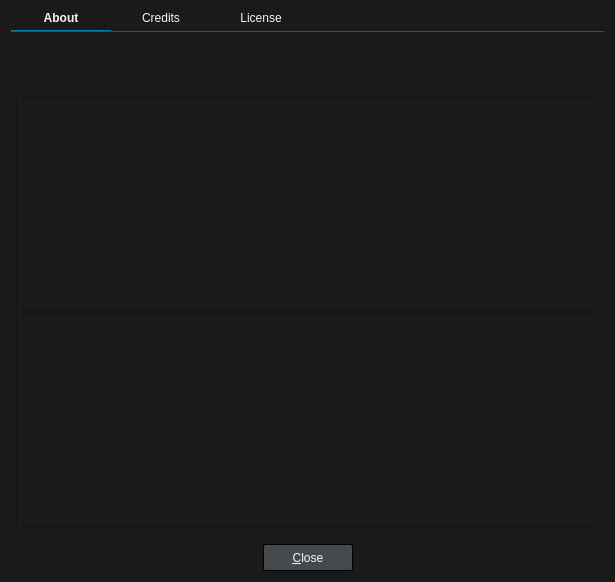
<?xml version="1.0" encoding="UTF-8"?>
<ui version="4.0">
 <class>AboutDialog</class>
 <widget class="QDialog" name="AboutDialog">
  <property name="geometry">
   <rect>
    <x>0</x>
    <y>0</y>
    <width>615</width>
    <height>582</height>
   </rect>
  </property>
  <property name="windowTitle">
   <string>About SPlayer</string>
  </property>
  <property name="styleSheet">
   <string notr="true">QWidget {
	font: 12px &quot;Noto Sans&quot;, &quot;FreeSans&quot;;
	background: #1A1A1A;
	color: whitesmoke;
}

#versionLabel {
	font-size: 26px;
}

/* QPushButton */

QPushButton {
	background: #454A4D;
	border: 1px solid #000;
	border-radius: 2px;
	color: whitesmoke;
	min-width: 76px;
	min-height: 17px;
	padding: 4px 6px;
}
QPushButton:focus {
	border: 1px solid #008098;
	outline: none;
}
QPushButton:pressed {
	background: #2E3133;
}
QPushButton:disabled {
	background: transparent;
	border: 1px solid #454A4D;
	color: #6F6F6F;
}

/* QScrollBar */

QScrollBar:vertical {
	padding-left: 1px;
	width: 6px;
}
QScrollBar::handle:vertical {
	background: #008098;
	border-radius: 2px;
	min-height: 10px;
}
QScrollBar::add-line:vertical,
QScrollBar::sub-line:vertical {
	border: none;
}
QScrollBar::add-page:vertical,
QScrollBar::sub-page:vertical  {
	background: #383838;
	margin: 0 2px;
}
QScrollBar::up-arrow:vertical,
QScrollBar::down-arrow:vertical {
	background: transparent;
}

QScrollBar:horizontal {
	height: 6px;
	padding-top: 1px;
}
QScrollBar::handle:horizontal {
	background: #008098;
	border-radius: 2px;
	min-width: 10px;
}
QScrollBar::add-line:horizontal,
QScrollBar::sub-line:horizontal {
	border: none;
}
QScrollBar::add-page:horizontal,
QScrollBar::sub-page:horizontal {
	background: #383838;
	margin: 2px 0;
}
QScrollBar::left-arrow:horizontal,
QScrollBar::right-arrow:horizontal {
	background: transparent;
}</string>
  </property>
  <layout class="QVBoxLayout" name="verticalLayout_4">
   <item>
    <widget class="QTabWidget" name="tabWidget">
     <property name="styleSheet">
      <string notr="true">QTabWidget::pane { /* The tab widget frame */
	border-top: 1px solid #454A4D;
	padding: 5px 0px;
}

QTabWidget::tab-bar { alignment: center; }

/* Style the tab using the tab sub-control. Note that
    it reads QTabBar _not_ QTabWidget */
QTabBar::tab {
	border-style: none;
	padding-bottom: 5px;
	min-width: 100px;
}
QTabBar::tab:selected {
	border-bottom: 1px solid #008098;
	font-weight: bold;
}
QTabBar::tab:!selected {
	font-weight: normal;
	margin-bottom: 1px;
}</string>
     </property>
     <property name="currentIndex">
      <number>0</number>
     </property>
     <widget class="QWidget" name="tab">
      <attribute name="title">
       <string>About</string>
      </attribute>
      <layout class="QVBoxLayout" name="verticalLayout">
       <property name="spacing">
        <number>0</number>
       </property>
       <property name="leftMargin">
        <number>5</number>
       </property>
       <property name="topMargin">
        <number>5</number>
       </property>
       <property name="rightMargin">
        <number>5</number>
       </property>
       <property name="bottomMargin">
        <number>5</number>
       </property>
       <item>
        <layout class="QHBoxLayout" name="horizontalLayout">
         <property name="spacing">
          <number>0</number>
         </property>
         <item>
          <widget class="QLabel" name="logoImg">
           <property name="sizePolicy">
            <sizepolicy hsizetype="Maximum" vsizetype="Maximum">
             <horstretch>0</horstretch>
             <verstretch>0</verstretch>
            </sizepolicy>
           </property>
           <property name="maximumSize">
            <size>
             <width>150</width>
             <height>150</height>
            </size>
           </property>
           <property name="pixmap">
            <pixmap resource="../resources.qrc">:/images/splayer.svg</pixmap>
           </property>
           <property name="scaledContents">
            <bool>true</bool>
           </property>
           <property name="alignment">
            <set>Qt::AlignCenter</set>
           </property>
          </widget>
         </item>
        </layout>
       </item>
       <item>
        <spacer name="verticalSpacer">
         <property name="orientation">
          <enum>Qt::Vertical</enum>
         </property>
         <property name="sizeType">
          <enum>QSizePolicy::Preferred</enum>
         </property>
         <property name="sizeHint" stdset="0">
          <size>
           <width>20</width>
           <height>40</height>
          </size>
         </property>
        </spacer>
       </item>
       <item>
        <widget class="QTextBrowser" name="aboutText">
         <property name="openExternalLinks">
          <bool>true</bool>
         </property>
        </widget>
       </item>
       <item>
        <widget class="QTextBrowser" name="compilerText">
         <property name="openExternalLinks">
          <bool>true</bool>
         </property>
        </widget>
       </item>
      </layout>
     </widget>
     <widget class="QWidget" name="tab_2">
      <attribute name="title">
       <string>Credits</string>
      </attribute>
      <layout class="QVBoxLayout" name="verticalLayout_3">
       <property name="leftMargin">
        <number>5</number>
       </property>
       <property name="topMargin">
        <number>5</number>
       </property>
       <property name="rightMargin">
        <number>5</number>
       </property>
       <property name="bottomMargin">
        <number>5</number>
       </property>
       <item>
        <widget class="QTextBrowser" name="creditsText">
         <property name="frameShape">
          <enum>QFrame::NoFrame</enum>
         </property>
         <property name="openExternalLinks">
          <bool>true</bool>
         </property>
        </widget>
       </item>
      </layout>
     </widget>
     <widget class="QWidget" name="tab_3">
      <attribute name="title">
       <string>License</string>
      </attribute>
      <layout class="QVBoxLayout" name="verticalLayout_2">
       <property name="leftMargin">
        <number>5</number>
       </property>
       <property name="topMargin">
        <number>5</number>
       </property>
       <property name="rightMargin">
        <number>5</number>
       </property>
       <property name="bottomMargin">
        <number>5</number>
       </property>
       <item>
        <widget class="QTextBrowser" name="licenseText">
         <property name="frameShape">
          <enum>QFrame::NoFrame</enum>
         </property>
         <property name="openExternalLinks">
          <bool>true</bool>
         </property>
        </widget>
       </item>
      </layout>
     </widget>
    </widget>
   </item>
   <item>
    <layout class="QHBoxLayout" name="horizontalLayout_2">
     <item>
      <spacer name="horizontalSpacer">
       <property name="orientation">
        <enum>Qt::Horizontal</enum>
       </property>
       <property name="sizeHint" stdset="0">
        <size>
         <width>40</width>
         <height>20</height>
        </size>
       </property>
      </spacer>
     </item>
     <item>
      <widget class="QPushButton" name="closeButton">
       <property name="text">
        <string>&amp;Close</string>
       </property>
       <property name="default">
        <bool>true</bool>
       </property>
      </widget>
     </item>
     <item>
      <spacer name="horizontalSpacer_2">
       <property name="orientation">
        <enum>Qt::Horizontal</enum>
       </property>
       <property name="sizeHint" stdset="0">
        <size>
         <width>40</width>
         <height>20</height>
        </size>
       </property>
      </spacer>
     </item>
    </layout>
   </item>
  </layout>
 </widget>
 <tabstops>
  <tabstop>closeButton</tabstop>
  <tabstop>tabWidget</tabstop>
  <tabstop>creditsText</tabstop>
  <tabstop>licenseText</tabstop>
 </tabstops>
 <resources>
  <include location="../resources.qrc"/>
 </resources>
 <connections/>
</ui>
